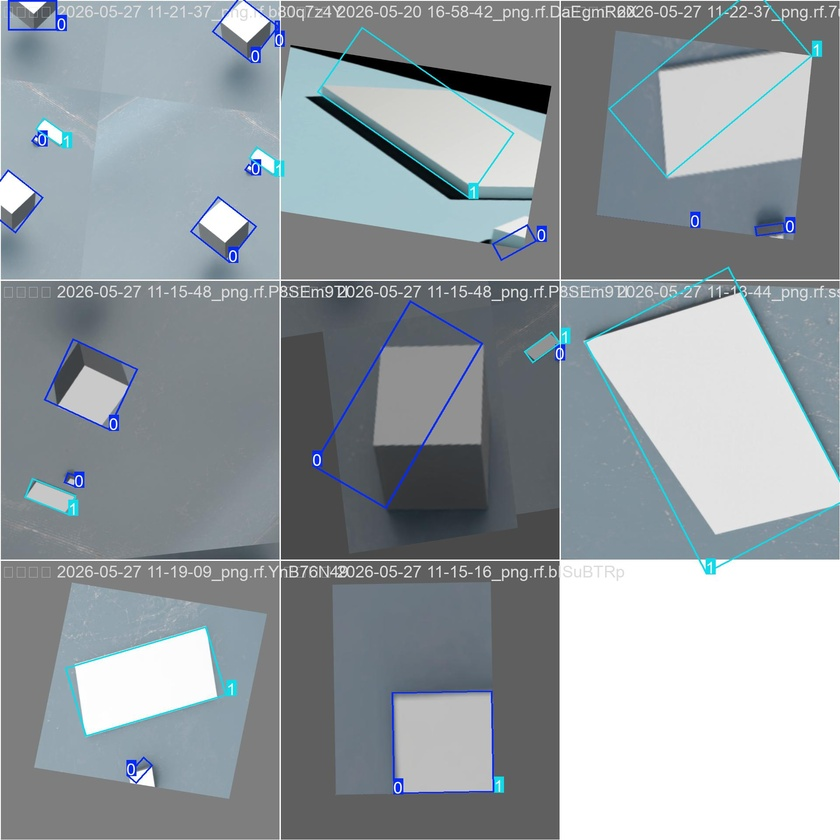
#> input picture ros2_ws/src/vision/work/runs/metal_objects_obb/yolo11s_obb_metal_aug_balanced/train_batch0.jpg, 840 x 840 px, shrunk from 1920 x 1920 before the run
$ python color_shape_obb.py --image ../work/runs/metal_objects_obb/yolo11s_obb_metal_aug_balanced/train_batch0.jpg
#> lines starting #> are read from the running program, lines starting #| are printed output that depends on the picture; after the words box and inside, x2 and y2 are one past the last pixel; in counts of white or black regions, pixels touching at a corner belong together
from __future__ import annotations

import argparse
from dataclasses import dataclass
import math
from pathlib import Path

import cv2
import numpy as np

try:
    from .vision_contracts import ObbDetection, empty_obb
except ImportError:  # Allows direct execution/import from the legacy visions directory.
    from vision_contracts import ObbDetection, empty_obb


CLASS_STEEL_PLATE = 0
CLASS_STEEL_CUBE = 1


@dataclass(frozen=True)
class ColorShapeConfig:
    min_area_px: float = 180.0
    max_area_fraction: float = 0.18
    min_rectangularity: float = 0.22
    plate_aspect_min: float = 1.55
    lab_delta_threshold: float = 16.0
    low_saturation_margin: float = 0.65
    morph_kernel: int = 5


def _largest_surface_mask(bgr: np.ndarray) -> np.ndarray:
    hsv = cv2.cvtColor(bgr, cv2.COLOR_BGR2HSV)
    h, w = bgr.shape[:2]

    # Work surfaces in our Isaac prototypes are colored and non-black.
    mask = cv2.inRange(hsv, np.array([35, 20, 35], np.uint8), np.array([125, 255, 255], np.uint8))
    mask = cv2.morphologyEx(mask, cv2.MORPH_CLOSE, np.ones((11, 11), np.uint8))
    contours, _ = cv2.findContours(mask, cv2.RETR_EXTERNAL, cv2.CHAIN_APPROX_SIMPLE)
    if not contours:
        return np.full((h, w), 255, np.uint8)

    contour = max(contours, key=cv2.contourArea)
    if cv2.contourArea(contour) < 0.12 * h * w:
        return np.full((h, w), 255, np.uint8)

    surface = np.zeros((h, w), np.uint8)
    cv2.drawContours(surface, [contour], -1, 255, -1)
    return cv2.erode(surface, np.ones((9, 9), np.uint8), iterations=1)


def _estimate_surface_stats(bgr: np.ndarray, surface_mask: np.ndarray) -> tuple[np.ndarray, float, float]:
    lab = cv2.cvtColor(bgr, cv2.COLOR_BGR2LAB)
    hsv = cv2.cvtColor(bgr, cv2.COLOR_BGR2HSV)
    valid = surface_mask > 0
    if int(valid.sum()) < 100:
        valid = np.ones(surface_mask.shape, dtype=bool)
    return (
        np.median(lab[valid].reshape(-1, 3), axis=0).astype(np.float32),
        float(np.median(hsv[:, :, 1][valid])),
        float(np.median(hsv[:, :, 2][valid])),
    )


def _candidate_mask(bgr: np.ndarray, config: ColorShapeConfig, surface: np.ndarray) -> np.ndarray:
    lab = cv2.cvtColor(bgr, cv2.COLOR_BGR2LAB).astype(np.float32)
    hsv = cv2.cvtColor(bgr, cv2.COLOR_BGR2HSV)
    gray = cv2.cvtColor(bgr, cv2.COLOR_BGR2GRAY)

    bg_lab, bg_sat, bg_val = _estimate_surface_stats(bgr, surface)
    delta = np.linalg.norm(lab - bg_lab.reshape(1, 1, 3), axis=2)

    sat = hsv[:, :, 1].astype(np.float32)
    val = hsv[:, :, 2].astype(np.float32)
    low_sat = sat < max(38.0, bg_sat * config.low_saturation_margin)
    different = delta > config.lab_delta_threshold
    dark_edge = val < (bg_val - 18.0)
    bright_face = val > (bg_val + 28.0)

    edges = cv2.Canny(gray, 40, 120)
    edge_dilate = cv2.dilate(edges, np.ones((3, 3), np.uint8), iterations=1) > 0

    mask = (surface > 0) & ((low_sat & different) | (dark_edge & different) | (bright_face & low_sat) | (edge_dilate & different))
    mask = mask.astype(np.uint8) * 255

    k = max(3, int(config.morph_kernel) | 1)
    kernel = np.ones((k, k), np.uint8)
    mask = cv2.morphologyEx(mask, cv2.MORPH_CLOSE, kernel, iterations=2)
    mask = cv2.morphologyEx(mask, cv2.MORPH_OPEN, kernel, iterations=1)
    return mask


def _rect_angle_and_size(box: np.ndarray) -> tuple[float, float, float]:
    edges = [box[(idx + 1) % 4] - box[idx] for idx in range(4)]
    lengths = [float(np.linalg.norm(edge)) for edge in edges]
    major_idx = int(np.argmax(lengths))
    major = edges[major_idx]
    width = lengths[major_idx]
    height = lengths[(major_idx + 1) % 4]
    angle = math.atan2(float(major[1]), float(major[0]))
    return width, height, angle


def detect_color_shape_obb(bgr: np.ndarray, config: ColorShapeConfig | None = None) -> ObbDetection:
    config = config or ColorShapeConfig()
    h, w = bgr.shape[:2]
    max_area = config.max_area_fraction * h * w
    surface = _largest_surface_mask(bgr)
    mask = _candidate_mask(bgr, config, surface)

    contours, _ = cv2.findContours(mask, cv2.RETR_EXTERNAL, cv2.CHAIN_APPROX_SIMPLE)
    best: tuple[float, ObbDetection] | None = None
    gray = cv2.cvtColor(bgr, cv2.COLOR_BGR2GRAY)

    for contour in contours:
        area = float(cv2.contourArea(contour))
        if area < config.min_area_px or area > max_area:
            continue

        rect = cv2.minAreaRect(contour)
        (_, _), (rw, rh), _ = rect
        rect_area = float(rw * rh)
        if rect_area <= 1.0:
            continue

        rectangularity = area / rect_area
        if rectangularity < config.min_rectangularity:
            continue

        box = cv2.boxPoints(rect).astype(np.float32)
        width, height, angle = _rect_angle_and_size(box)
        if min(width, height) < 8.0:
            continue

        aspect = max(width, height) / max(1.0, min(width, height))
        class_id = CLASS_STEEL_PLATE if aspect >= config.plate_aspect_min else CLASS_STEEL_CUBE

        contour_mask = np.zeros((h, w), np.uint8)
        cv2.drawContours(contour_mask, [contour], -1, 255, -1)
        obj = gray[contour_mask > 0]
        bg = gray[(mask == 0) & (surface > 0)]
        contrast = abs(float(obj.mean()) - float(bg.mean())) if len(obj) and len(bg) else 0.0
        confidence = min(0.99, max(0.05, 0.25 + 0.45 * rectangularity + 0.30 * min(1.0, contrast / 80.0)))
        score = confidence * area

        center = tuple(float(v) for v in np.mean(box, axis=0))
        det = ObbDetection(
            valid=True,
            class_id=class_id,
            confidence=float(confidence),
            center_px=center,
            corners_px=tuple((float(x), float(y)) for x, y in box),
            width_px=float(width),
            height_px=float(height),
            angle_rad=float(angle),
        )
        if best is None or score > best[0]:
            best = (score, det)

    return best[1] if best else empty_obb()


# [71 lines left out: functions _normalized_yaw, _draw_center_cross, _draw_alignment_axes, draw_detection, not called in this run]


def main() -> None:
    parser = argparse.ArgumentParser()
    parser.add_argument("--image", required=True)
    parser.add_argument("--debug-out", default="")
    parser.add_argument("--min-area-px", type=float, default=180.0)
    parser.add_argument("--plate-aspect-min", type=float, default=1.55)
    parser.add_argument("--lab-delta-threshold", type=float, default=16.0)
    args = parser.parse_args()

    image_path = Path(args.image)
    bgr = cv2.imread(str(image_path))
#> bgr is the input picture: shape (840, 840, 3); mean B, G, R 160.4, 155.4, 147.6
    if bgr is None:
        raise RuntimeError(f"Failed to read image: {image_path}")

    config = ColorShapeConfig(
        min_area_px=args.min_area_px,
        plate_aspect_min=args.plate_aspect_min,
        lab_delta_threshold=args.lab_delta_threshold,
    )
    det = detect_color_shape_obb(bgr, config)
#> in _largest_surface_mask, `mask = cv2.morphologyEx(mask, cv2.MORPH_CLOSE, np.ones((11, 11), np.ui..`:
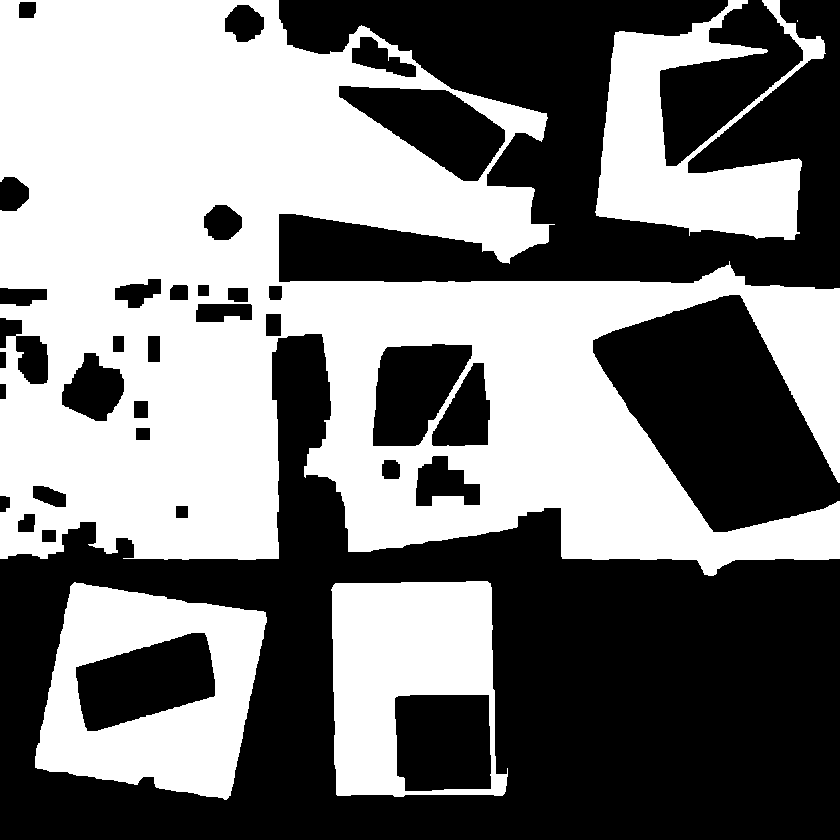
#> mask: shape (840, 840); 48.7% white; 5 white regions (1 under 20 px)
#> in _largest_surface_mask, `contours, _ = cv2.findContours(mask, cv2.RETR_EXTERNAL, cv2.CHAIN_APPR..`: contours = 5 contours, 1 with area under 20; largest, box (x1, y1, x2, y2) and area: (0, 0, 840, 576) 296046, (35, 582, 267, 800) 37224, (331, 581, 508, 797) 33980, (595, 0, 826, 240) 23512
#> in _largest_surface_mask, `contour = max(contours, key=cv2.contourArea)`: contour = contour of 1158 points, box (x1, y1, x2, y2) (0, 0, 840, 576), area 296046
#> in _candidate_mask, `lab = cv2.cvtColor(bgr, cv2.COLOR_BGR2LAB).astype(np.float32)`:
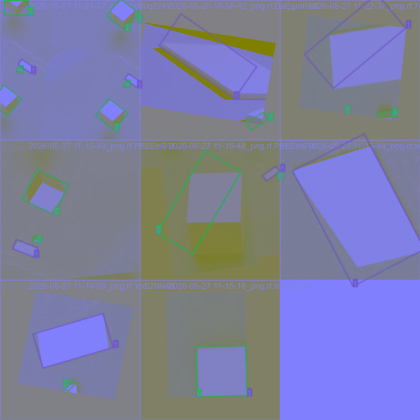
#> lab: shape (840, 840, 3) float32 (shown at 1/2 size); mean B, G, R 161.1, 126.9, 124.3
#> in _candidate_mask, `bg_lab, bg_sat, bg_val = _estimate_surface_stats(bgr, surface)`: bg_lab = [152, 126, 123]; bg_sat = 31; bg_val = 154
#> in _candidate_mask, `delta = np.linalg.norm(lab - bg_lab.reshape(1, 1, 3), axis=2)`:
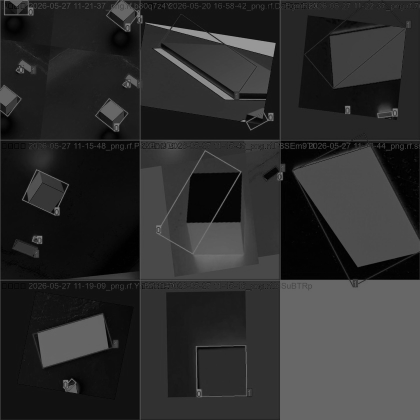
#> delta: shape (840, 840) float32 (shown at 1/2 size); min 0, max 152.1, mean 45.9
#> in _candidate_mask, `different = delta > config.lab_delta_threshold`:
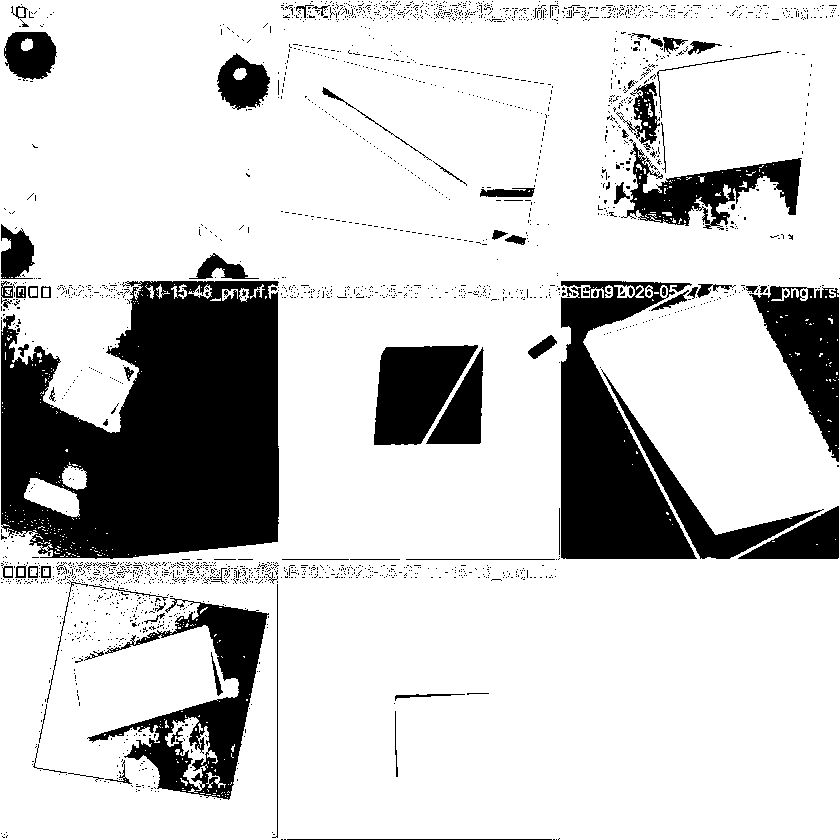
#> different: shape (840, 840) bool; 80.4% white; 2443 black regions (2360 under 20 px), largest, box (x1, y1, x2, y2) and area: (1, 281, 279, 559) 57729, (561, 281, 697, 559) 20460, (87, 598, 269, 800) 11054
#> in _candidate_mask, `mask = cv2.morphologyEx(mask, cv2.MORPH_OPEN, kernel, iterations=1)`:
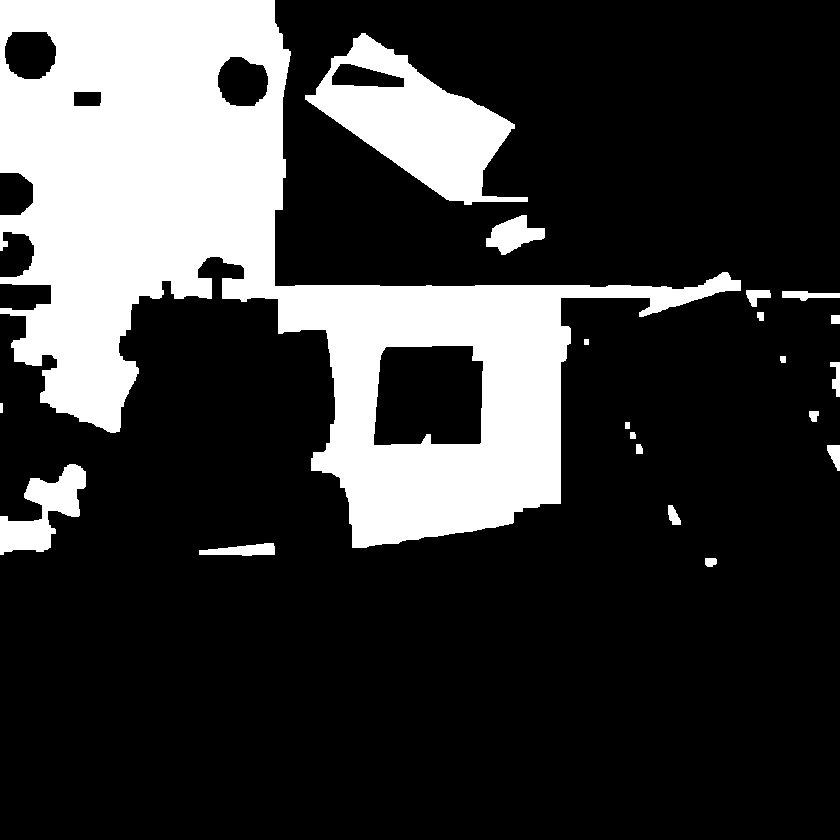
#> mask: shape (840, 840); 22.9% white; 20 white regions
#> in detect_color_shape_obb, `contours, _ = cv2.findContours(mask, cv2.RETR_EXTERNAL, cv2.CHAIN_APPR..`: contours = 20 contours, 1 with area under 20; largest, box (x1, y1, x2, y2) and area: (0, 0, 741, 548) 150748, (305, 33, 528, 205) 17036, (0, 464, 86, 555) 3412, (486, 215, 545, 255) 1212, (199, 543, 275, 556) 572
#> the loop in detect_color_shape_obb, `for contour in contours:` made 20 passes
#> area on passes 1, 3, 6, 7, 9, 11, 12, 15: 77.5, 142.5, 49, 28.5, 70, 163.5, 28.5, 42.5
#> after the loop in detect_color_shape_obb, `for contour in contours:`:
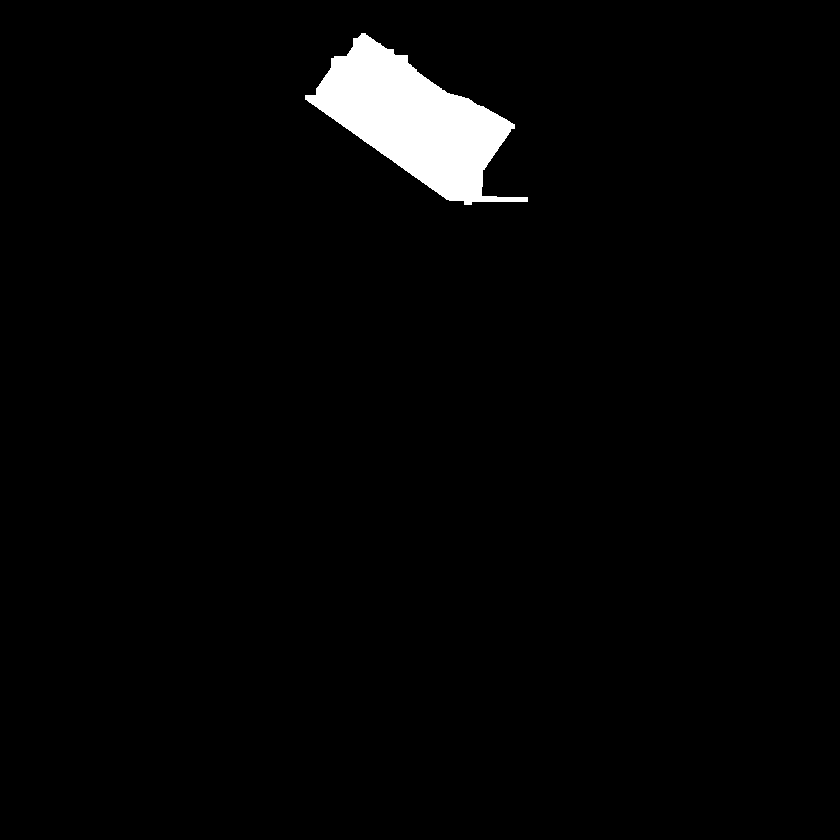
#> contour_mask: shape (840, 840); 2.5% white; 1 white region, box (x1, y1, x2, y2) and area: (305, 33, 528, 205) 17345
    print(det)
#> (printed output is left out)
    if args.debug_out:
        debug_path = Path(args.debug_out)
        debug_path.parent.mkdir(parents=True, exist_ok=True)
        cv2.imwrite(str(debug_path), draw_detection(bgr, det))
        print(f"debug: {debug_path}")


if __name__ == "__main__":
    main()
